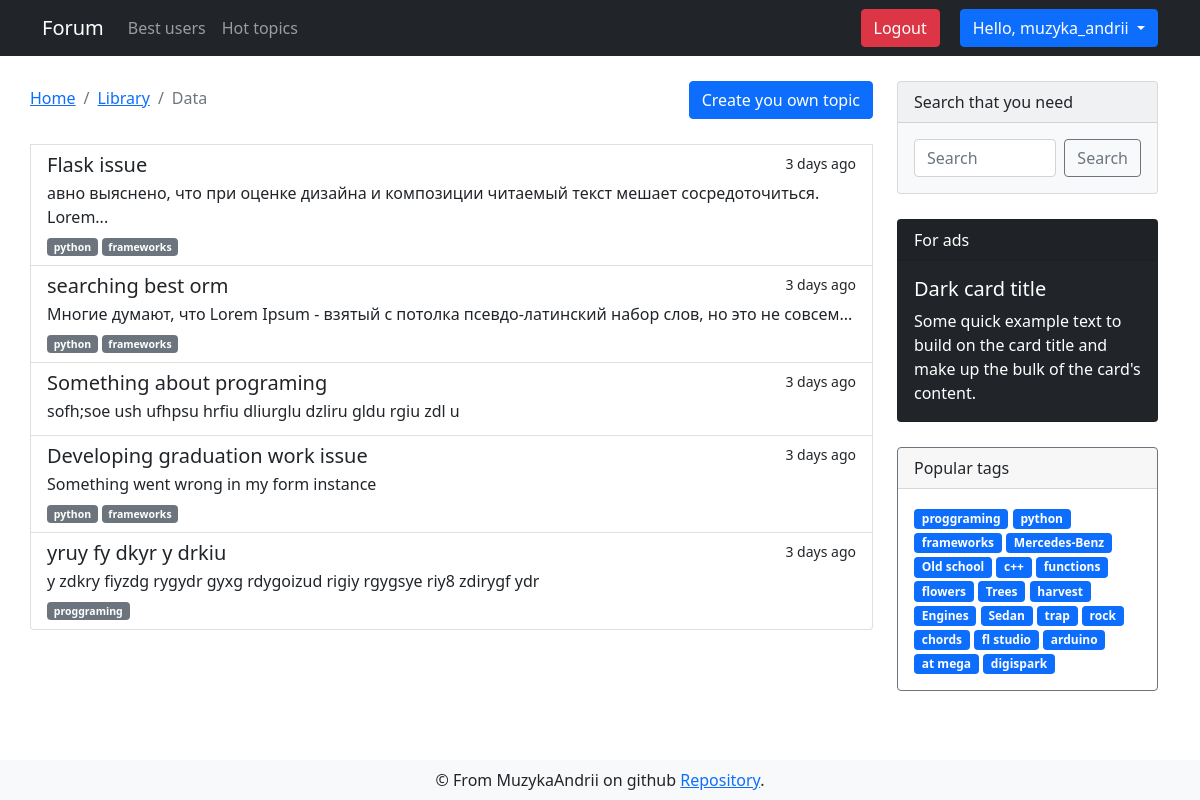
/forum/programing/python (signed in), run on an earlier commit of the app's database.
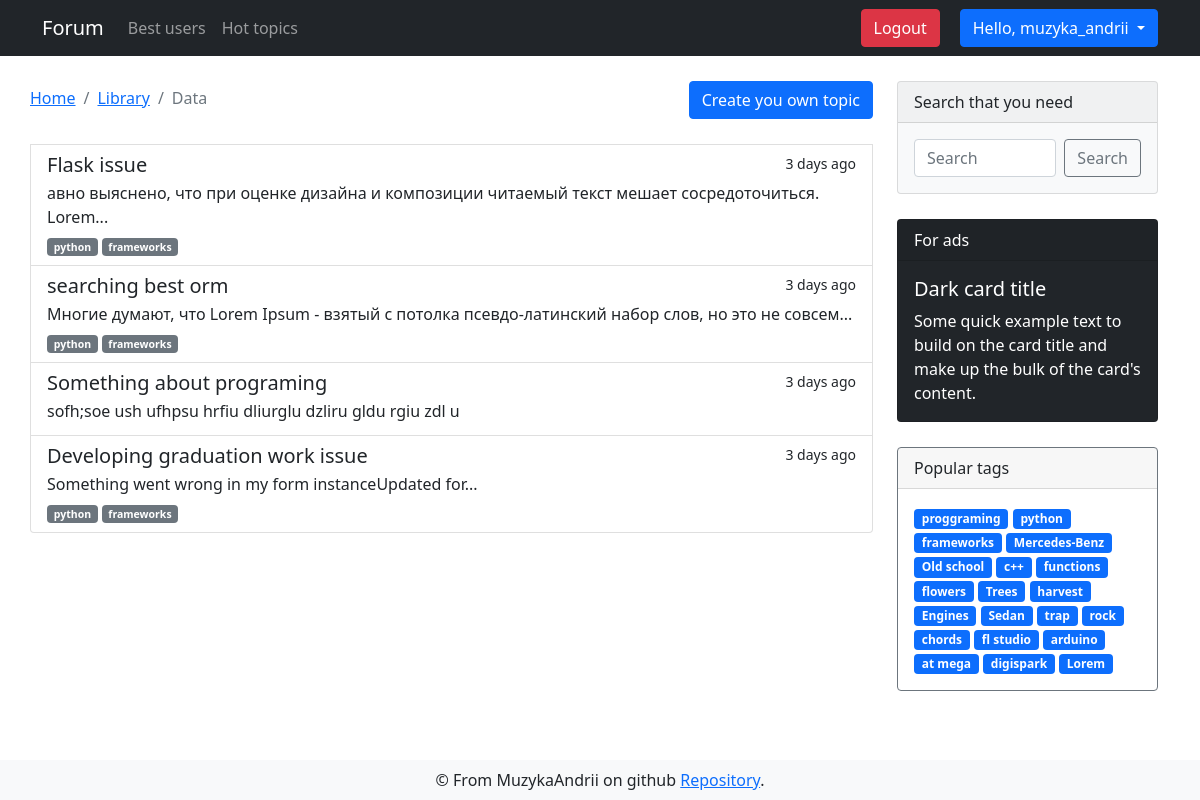
And on a later commit of the database.
### app/models.py (models this page shows, shortened)
class DbMixin(object):
    def save(self):
        db.session.add(self)
        db.session.commit()

class Discussion(DbMixin, db.Model):
    id = db.Column(db.Integer, primary_key = True, autoincrement=True)
    theme = db.Column(db.String, unique=True, nullable=False)
    text = db.Column(db.Text, unique=True, nullable=False)
    theme_id = db.Column(db.Integer, db.ForeignKey('theme.id'), nullable=False)
    tags = db.relationship('Tag', secondary=discussion_tags, backref=db.backref('discussions', lazy='dynamic'))
    comments = db.relationship('Comment', backref='parent_discussion', lazy='dynamic')
    creator_id = db.Column(db.Integer, db.ForeignKey('user.id'), nullable=False)
    edit_requests = db.relationship('Edit_request', backref='target_discussion', lazy='dynamic')

class Tag(DbMixin, db.Model):
    id = db.Column(db.Integer, primary_key = True, autoincrement=True)
    name = db.Column(db.String(50), unique=True, nullable=False)
    slug = db.Column(db.String(100), unique=True, nullable=False)
    section_id = db.Column(db.Integer, db.ForeignKey('section.id'), nullable=False)

### app/views.py (the view)
@app.route('/forum/<string:section_slug>/<string:theme_slug>')
@validate_url
def discussions_index(section_slug, theme_slug):
    discussions = get_discussions_from_theme_slug(theme_slug)
    return render_template('forum/discussions.html', tags=get_tags(), discussions=discussions, section_slug=section_slug, theme_slug=theme_slug)

### app/controllers/discussions_controller.py (called while the page is built)
def get_discussions_from_theme_slug(theme_slug: str) -> List[Discussion]:
    discussions = Discussion.query.filter(Discussion.theme_id==Theme.id, Theme.slug==theme_slug)
    return discussions

### app/controllers/utils.py (called while the page is built)
def validate_url(f):
    @wraps(f)
    def decorated(*args, **kwargs):
        url_params = kwargs
        if 'section_slug' in url_params:
            section_id = Section.query.with_entities(Section.id).filter_by(slug=url_params['section_slug']).first_or_404()[0]
        if 'theme_slug' in url_params:
            theme_id = Theme.query.with_entities(Theme.id).filter(Theme.slug==url_params['theme_slug'],
                                                                  Theme.section_id==section_id).first_or_404()[0]
        if 'discussion_id' in url_params:
            Discussion.query.with_entities(Discussion.id).filter(Discussion.id==url_params['discussion_id'],
                                                                 Discussion.theme_id==theme_id).first_or_404()
        return f(*args, **kwargs)
    return decorated

### app/models.py (called while the page is built)
@login.user_loader
@cache.memoize(timeout=60)
def user_loader(user_id):
    return User.query.get(int(user_id))

### app/templates/forum/discussions.html (shortened to what this page needs)
{% extends "layouts/base.html" %}
{% block content %}
<div class="container">
    <div class="row">
        <div style="margin: 25px 0;" class="list-group col-md-9">
            <div class="heading d-flex">
                <nav aria-label="breadcrumb">
                    <ol class="breadcrumb">
                        <li class="breadcrumb-item"><a href="#">Home</a></li>
                        <li class="breadcrumb-item"><a href="#">Library</a></li>
                        <li class="breadcrumb-item active" aria-current="page">Data</li>
                    </ol>
                </nav>
                {% if current_user.is_anonymous %}
                <button type="button" class="btn btn-primary" data-bs-toggle="modal" data-bs-target="#exampleModal">
                    Create you own topic
                </button>
                {% else %}
                <a class="btn btn-primary"
                    href="{{ url_for('create_topic', section_slug=section_slug, theme_slug=theme_slug) }}"
                    class="list-group-item list-group-item-action" aria-current="true">
                    Create you own topic
                </a>
                {% endif %}
            </div>
            {% for discussion in discussions %}
            <a href="{{ url_for('discussion', section_slug=section_slug, theme_slug=theme_slug, discussion_id=discussion.id) }}"
                class="list-group-item list-group-item-action" aria-current="true">
                <div class="d-flex w-100 justify-content-between">
                    <h5 class="mb-1">{{ discussion.theme }}</h5>
                    <small>3 days ago</small>
                </div>
                <p class="mb-1">{{ discussion.text | truncate(100) | striptags }}</p>
                <small>
                    {% for tag in discussion.tags %}
                    <span class="badge bg-secondary">{{ tag.name }}</span>
                    {% endfor %}
                </small>
            </a>
            {% endfor %}
        </div>
        {% include 'layouts/sidebar.html' %}
    </div>
</div>
{% endblock %}

### app/templates/layouts/sidebar.html
<div class="sidebar col-md-3">
    <div class="card text-dark bg-light mb-3" style="max-width: 18rem;">
        <div class="card-header">Search that you need</div>
        <form method="GET" action="{{ url_for('search') }}" class="card-body d-flex">
            <input name="search_query" value="{{ request.args.get('search_query', '') }}" class="form-control me-2" type="text" placeholder="Search" aria-label="Search">
            <button class="btn btn-outline-secondary" type="submit">Search</button>
        </form>
    </div>
    <div class="card text-white bg-dark mb-3" style="max-width: 18rem;">
        <div class="card-header">For ads</div>
        <div class="card-body">
            <h5 class="card-title">Dark card title</h5>
            <p class="card-text">Some quick example text to build on the card title and make up the bulk of the
                card's content.</p>
        </div>
    </div>
    <div class="card border-secondary mb-3" style="max-width: 18rem;">
        <div class="card-header">Popular tags</div>
        <div class="card-body text-secondary">
            {% for tag in tags %}
            <a href="{{ url_for('tags_discussions', tag_slug=tag[0]) }}" class="tag badge bg-primary">{{ tag[1] }}</a>
            {% endfor %}
        </div>
    </div>
</div>

What changed in the data, as far as the page shows it:
removed Discussion: theme "yruy fy dkyr y drkiu", text "y zdkry fiyzdg rygydr gyxg rdygoizud rigiy rgygsye riy8 zdirygf ydr", Tag (name "proggraming")
changed Discussion "Developing graduation work issue": text "Something went wrong in my form instance" → "Something went wrong in my form instanceUpdated for..."
added Tag: name "Lorem", shown under "Dark card title"
